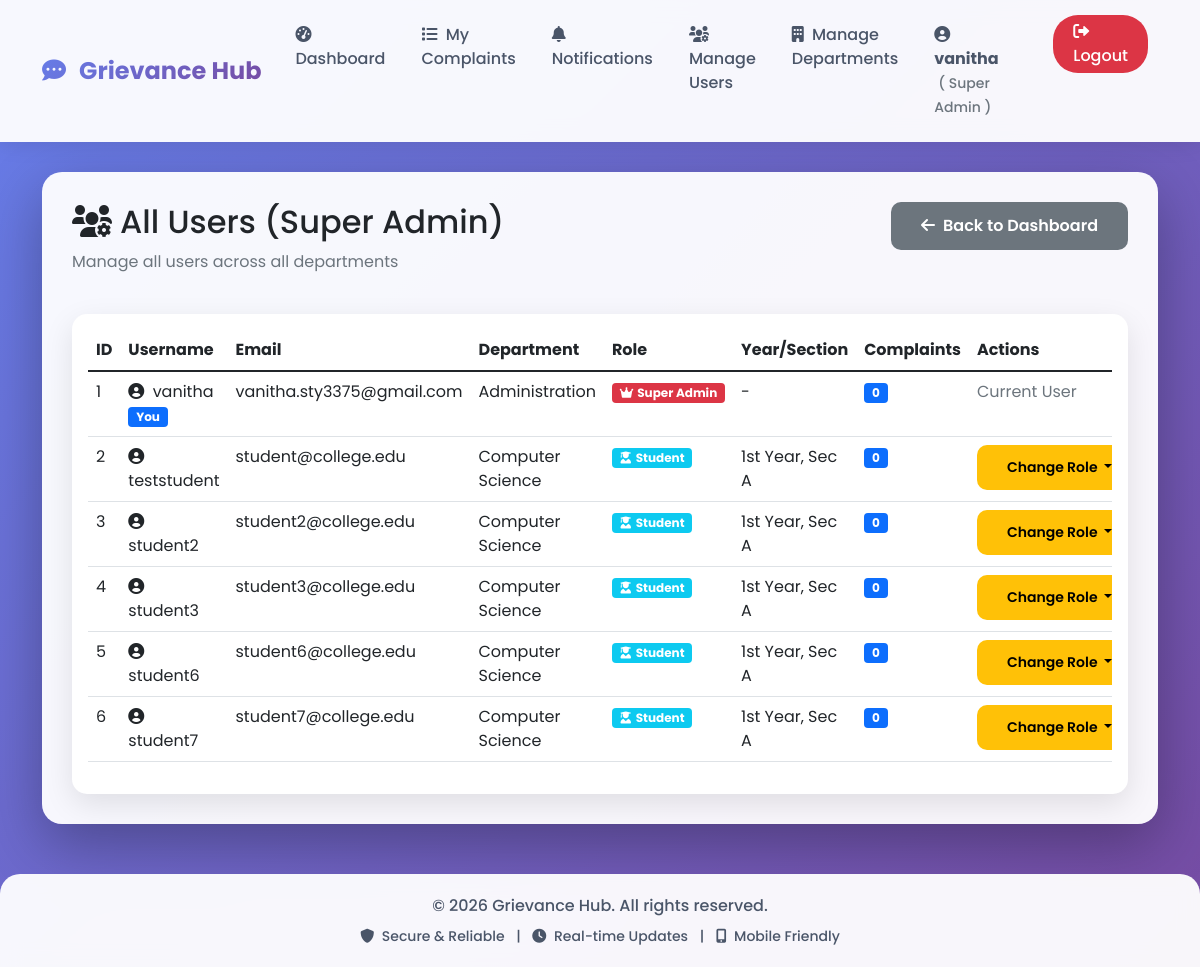
The app's page /admin/users (signed in) with its own data.
### models.py (models this page shows)
class User(UserMixin, db.Model):
    id = db.Column(db.Integer, primary_key=True)
    username = db.Column(db.String(80), unique=True, nullable=False)
    email = db.Column(db.String(120), unique=True, nullable=False)
    password = db.Column(db.String(200), nullable=False)
    role = db.Column(db.String(20), default='student')  # student, staff/mentor, hod, admin
    department = db.Column(db.String(100))
    year = db.Column(db.String(20))
    section = db.Column(db.String(10))
    parent_name = db.Column(db.String(100))
    parent_phone = db.Column(db.String(15))
    address = db.Column(db.Text)
    mentor_name = db.Column(db.String(100))  # For students - who is their mentor
    phone = db.Column(db.String(15))
    created_at = db.Column(db.DateTime, default=datetime.utcnow)
    complaints = db.relationship('Complaint', backref='author', lazy=True, foreign_keys='Complaint.user_id')
    assigned_complaints = db.relationship('Complaint', backref='assigned_staff', lazy=True, foreign_keys='Complaint.assigned_to')

### app.py (the view)
@app.route('/admin/users')
@login_required
def super_admin_users():
    if not is_super_admin(current_user):
        abort(403)
    users = User.query.all()
    return render_template('super_admin_users.html', users=users)

### app.py (called while the page is built)
def is_super_admin(user):
    return user.role == 'admin' and user.email == 'vanitha.sty3375@gmail.com'

def is_department_admin(user):
    return user.role == 'hod'

@login_manager.user_loader
def load_user(user_id):
    return User.query.get(int(user_id))

@app.context_processor
def utility_processor():
    return {
        'is_super_admin': is_super_admin,
        'is_department_admin': is_department_admin,
        'can_manage_user': can_manage_user
    }

### templates/super_admin_users.html (shortened to what this page needs)
{% extends "base.html" %}
{% block content %}
<div class="row mb-4">
    <div class="col-12">
        <div class="d-flex justify-content-between align-items-center">
            <h2><i class="fas fa-users-cog me-2"></i>All Users (Super Admin)</h2>
            <a href="{{ url_for('super_admin_dashboard') }}" class="btn btn-secondary">
                <i class="fas fa-arrow-left me-2"></i>Back to Dashboard
            </a>
        </div>
        <p class="text-muted">Manage all users across all departments</p>
    </div>
</div>
<div class="row">
    <div class="col-12">
        <div class="card">
            <div class="card-body">
                <div class="table-responsive">
                    <table class="table table-hover">
                        <thead>
                            <tr>
                                <th>ID</th>
                                <th>Username</th>
                                <th>Email</th>
                                <th>Department</th>
                                <th>Role</th>
                                <th>Year/Section</th>
                                <th>Complaints</th>
                                <th>Actions</th>
                            </tr>
                        </thead>
                        <tbody>
                            {% for user in users %}
                            <tr>
                                <td>{{ user.id }}</td>
                                <td>
                                    <i class="fas fa-user-circle me-1"></i>
                                    {{ user.username }}
                                    {% if user.id == current_user.id %}
                                        <span class="badge bg-primary">You</span>
                                    {% endif %}
                                </td>
                                <td>{{ user.email }}</td>
                                <td>{{ user.department or 'N/A' }}</td>
                                <td>
                                    {% if user.role == 'admin' %}
                                        <span class="badge bg-danger"><i class="fas fa-crown me-1"></i>Super Admin</span>
                                    {% elif user.role == 'hod' %}
                                        <span class="badge bg-warning text-dark"><i class="fas fa-chalkboard-teacher me-1"></i>HOD</span>
                                    {% elif user.role == 'staff' %}
                                        <span class="badge bg-success"><i class="fas fa-user-tie me-1"></i>Staff</span>
                                    {% else %}
                                        <span class="badge bg-info"><i class="fas fa-user-graduate me-1"></i>Student</span>
                                    {% endif %}
                                </td>
                                <td>
                                    {% if user.year and user.section %}
                                        {{ user.year }}, Sec {{ user.section }}
                                    {% else %}
                                        -
                                    {% endif %}
                                </td>
                                <td><span class="badge bg-primary">{{ user.complaints|length }}</span></td>
                                <td>
                                    {% if user.id != current_user.id %}
                                        <div class="btn-group" role="group">
                                            <button type="button" class="btn btn-sm btn-warning dropdown-toggle" data-bs-toggle="dropdown">
                                                Change Role
                                            </button>
                                        </div>
                                    {% else %}
                                        <span class="text-muted">Current User</span>
                                    {% endif %}
                                </td>
                            </tr>
                            {% endfor %}
                        </tbody>
                    </table>
                </div>
            </div>
        </div>
    </div>
</div>
{% endblock %}

### templates/base.html (shortened to what this page needs)
<!DOCTYPE html>
<html lang="en">
<head>
    <link href="https://cdn.jsdelivr.net/npm/bootstrap@5.1.3/dist/css/bootstrap.min.css" rel="stylesheet">
    <link rel="stylesheet" href="https://cdnjs.cloudflare.com/ajax/libs/font-awesome/6.0.0/css/all.min.css">
</head>
<body>
    <nav class="navbar navbar-expand-lg navbar-light">
        <div class="container">
            <a class="navbar-brand" href="{{ url_for('index') }}">
                <i class="fas fa-comment-dots me-2"></i>
                Grievance Hub
            </a>
            <div class="collapse navbar-collapse" id="navbarNav">
                <ul class="navbar-nav ms-auto">
                    {% if current_user.is_authenticated %}
                        <li class="nav-item">
                            {% if is_super_admin(current_user) %}
                                <a class="nav-link" href="{{ url_for('super_admin_dashboard') }}">
                                    <i class="fas fa-tachometer-alt me-1"></i> Dashboard
                                </a>
                            {% elif is_department_admin(current_user) %}
                                <a class="nav-link" href="{{ url_for('hod_dashboard') }}">
                                    <i class="fas fa-tachometer-alt me-1"></i> Dashboard
                                </a>
                            {% elif current_user.role == 'staff' %}
                                <a class="nav-link" href="{{ url_for('staff_dashboard') }}">
                                    <i class="fas fa-tachometer-alt me-1"></i> Dashboard
                                </a>
                            {% else %}
                                <a class="nav-link" href="{{ url_for('dashboard') }}">
                                    <i class="fas fa-tachometer-alt me-1"></i> Dashboard
                                </a>
                            {% endif %}
                        </li>
                        <li class="nav-item">
                            <a class="nav-link" href="{{ url_for('view_complaints') }}">
                                <i class="fas fa-list me-1"></i> My Complaints
                            </a>
                        </li>
                        <li class="nav-item position-relative">
                            <a class="nav-link" href="{{ url_for('view_notifications') }}">
                                <i class="fas fa-bell me-1"></i> Notifications
                                {% set unread = current_user.notifications|selectattr('is_read', 'equalto', false)|list|length %}
                            </a>
                        </li>
                        {% if is_super_admin(current_user) %}
                            <li class="nav-item">
                                <a class="nav-link" href="{{ url_for('super_admin_users') }}">
                                    <i class="fas fa-users-cog me-1"></i> Manage Users
                                </a>
                            </li>
                            <li class="nav-item">
                                <a class="nav-link" href="{{ url_for('manage_departments') }}">
                                    <i class="fas fa-building me-1"></i> Manage Departments
                                </a>
                            </li>
                        {% endif %}
                        <li class="nav-item me-2">
                            <span class="nav-link">
                                <i class="fas fa-user-circle me-1"></i>
                                <strong>{{ current_user.username }}</strong>
                                <small class="text-muted ms-1">
                                    ({% if is_super_admin(current_user) %}
                                        Super Admin
                                    {% elif is_department_admin(current_user) %}
                                        HOD
                                    {% elif current_user.role == 'staff' %}
                                        Staff
                                    {% else %}
                                        Student
                                    {% endif %})
                                </small>
                            </span>
                        </li>
                        <li class="nav-item">
                            <a class="nav-link logout-btn" href="{{ url_for('logout') }}"
                               onclick="return confirm('Are you sure you want to logout?')">
                                <i class="fas fa-sign-out-alt"></i> Logout
                            </a>
                        </li>
                    {% endif %}
                </ul>
            </div>
        </div>
    </nav>
    <div class="container">
        <div class="main-content">
            {% block content %}{% endblock %}
        </div>
    </div>
    <footer class="footer">
        <div class="container">
            <p class="mb-0">&copy; 2026 Grievance Hub. All rights reserved.</p>
            <p class="mb-0 mt-2 small">
                <i class="fas fa-shield-alt me-1"></i> Secure & Reliable
                <span class="mx-2">|</span>
                <i class="fas fa-clock me-1"></i> Real-time Updates
                <span class="mx-2">|</span>
                <i class="fas fa-mobile-alt me-1"></i> Mobile Friendly
            </p>
        </div>
    </footer>
</body>
</html>

### templates/base.html (style rules this page uses)
* { font-family: 'Poppins', sans-serif; }
body { background: linear-gradient(135deg, #667eea 0%, #764ba2 100%); min-height: 100vh; background-attachment: fixed; }
.navbar { background: rgba(255, 255, 255, 0.95) !important; backdrop-filter: blur(10px); box-shadow: 0 2px 20px rgba(0,0,0,0.1); padding: 15px 0; }
.navbar-brand { font-weight: 700; font-size: 1.5rem; background: linear-gradient(135deg, #667eea 0%, #764ba2 100%); -webkit-background-clip: text; -webkit-text-fill-color: transparent; transition: transform 0.3s ease; }
.nav-link { font-weight: 500; color: #4a5568 !important; margin: 0 10px; position: relative; transition: color 0.3s ease; }
.logout-btn { background-color: #dc3545; color: white !important; border-radius: 25px; padding: 5px 20px !important; margin-left: 15px; transition: all 0.3s ease; }
.main-content { background: rgba(255, 255, 255, 0.95); border-radius: 20px; padding: 30px; margin: 30px 0; box-shadow: 0 20px 60px rgba(0,0,0,0.3); animation: fadeInUp 0.5s ease; }
.card { border: none; border-radius: 15px; box-shadow: 0 10px 30px rgba(0,0,0,0.1); transition: all 0.3s ease; overflow: hidden; }
.btn { border-radius: 10px; padding: 12px 30px; font-weight: 600; transition: all 0.3s ease; border: none; }
.footer { background: rgba(255, 255, 255, 0.95); backdrop-filter: blur(10px); padding: 20px 0; margin-top: 50px; border-radius: 20px 20px 0 0; color: #4a5568; text-align: center; font-weight: 500; }

### records on screen
User: username "vanitha", id "1", shows "You", email "vanitha.sty3375@gmail.com", department "Administration", role "admin" (drawn), complaints|length "0", shows "Current User"
User: id "2", username "teststudent", email "student@college.edu", department "Computer Science", role "student" (drawn), year "1st Year", section "A", complaints|length "0"
User: id "3", username "student2", email "student2@college.edu", department "Computer Science", role "student" (drawn), year "1st Year", section "A", complaints|length "0"
User: id "4", username "student3", email "student3@college.edu", department "Computer Science", role "student" (drawn), year "1st Year", section "A", complaints|length "0"
User: id "5", username "student6", email "student6@college.edu", department "Computer Science", role "student" (drawn), year "1st Year", section "A", complaints|length "0"
User: id "6", username "student7", email "student7@college.edu", department "Computer Science", role "student" (drawn), year "1st Year", section "A", complaints|length "0"
